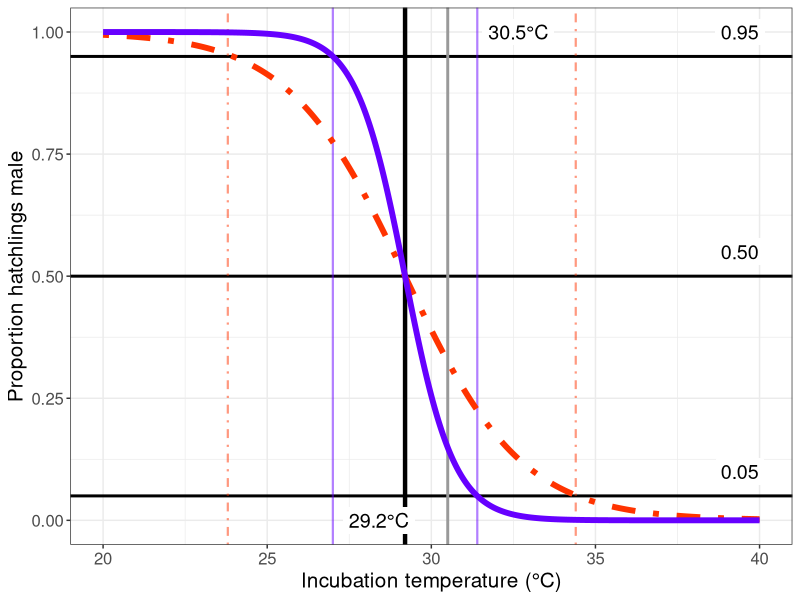
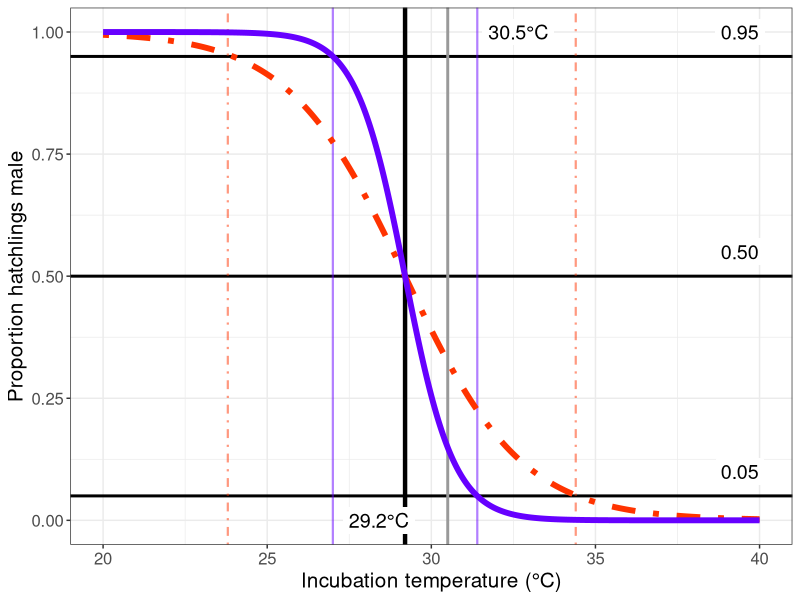

Here is the R script that generated these plots, in order:
# set working directory
setwd("~/Projects/iliketurtles3")

# load libraries
library(ggplot2)

# emergence success variables
hatch_success_A <- 0.86                   # logistic by temp - A
hatch_success_k <- -1.7                   # logistic by temp - beta
hatch_success_t0 <- 32.7                  # logistic by temp - t0

# temperatures
x <- seq(from = 20, to = 40, by = 0.01)

# patricio et al.
t_piv1 <- 29.2
# k1 <- -1.4 # Patricio et al 2017, TRT 
k1 <- -1.34
y1 <- round(1/(1 + exp(-k1*(x - t_piv1))), 5)

# embryogrowth (all greens)
t_piv2 <- 29.2
k2 <- -0.561
y2 <- round(1/(1 + exp(-k2*(x - t_piv2))), 5)

# emergence success
# ES <- hatch_success_A / (1 + exp(-hatch_success_k * (x - hatch_success_t0)))


# make dataframe
TRN <- data.frame(Temperature = x,
                  Population = rep(c('West Africa', 
                                     'Suriname'
                                     # 'Emergence Success'
                                     ), each = length(x)),
                  Proportion_Male = c(y1, 
                                      y2 
                                      # ES
                                      ))

# WA <- subset(TRN, Model == 'West Africa')
# SN <- subset(TRN, Model == 'Suriname')

# plot
fig <- ggplot(data = TRN, aes(x = Temperature, y = Proportion_Male, 
                              col = Population, lty = Population)) +
  geom_hline(yintercept = c(0.05, 0.50, 0.95), lwd = 1, lty = 1) +
  geom_vline(xintercept = 29.2, col = 'black', lwd = 1.5, lty = 1) +
  geom_vline(xintercept = 30.5, col = 'gray60', lwd = 1, lty = 1) +
  geom_vline(xintercept = 27, col = '#6600FF', lty = 1, 
             lwd = 0.75, alpha = 0.5) +
  geom_vline(xintercept = 31.4, col = '#6600FF', lty = 1, 
             lwd = 0.75, alpha = 0.5) +
  geom_vline(xintercept = 34.4, col = '#FF3300', lty = 4, 
             lwd = 0.75, alpha = 0.5) +
  geom_vline(xintercept = 23.8, col = '#FF3300', lty = 4, 
             lwd = 0.75, alpha = 0.5) +
  geom_line(lwd = 2) +
  scale_color_manual(values = c('#FF3300', '#6600FF')) +
  scale_linetype_manual(values = c(4, 1)) +
  ylab('Proportion hatchlings male') +
  xlab('Incubation temperature (\u00B0C)') +
  theme_bw() +
  theme(axis.text = element_text(size = 12), 
        axis.title = element_text(size = 15),
        # legend.text = element_text(size = 12),
        # legend.title = element_text(size = 15),
        # legend.position = 'top',
        # # legend.position = 'inside', 
        # # legend.position.inside = c(0.8, 0.75),
        # legend.key.width = unit(9.63, "line"), 
        legend.position = 'none') +
  annotate("label", x = 39.4, y = 0.1, label = "0.05", size = 5, 
           label.size = 0) +
  annotate("label", x = 39.4, y = 0.55, label = "0.50", size = 5, 
           label.size = 0) +
  annotate("label", x = 39.4, y = 1.00, label = "0.95", size = 5, 
           label.size = 0) +
  annotate("label", x = 28.4, y = 0, label = "29.2\u00B0C", size = 5,
           label.size = 0) +
  annotate("label", x = 32.65, y = 1, label = "30.5\u00B0C", size = 5,
           label.size = 0)


fig


ggsave("figures/thermal_reaction_norms.png",
       plot = last_plot(),
       height = 5,
       width = 8)
